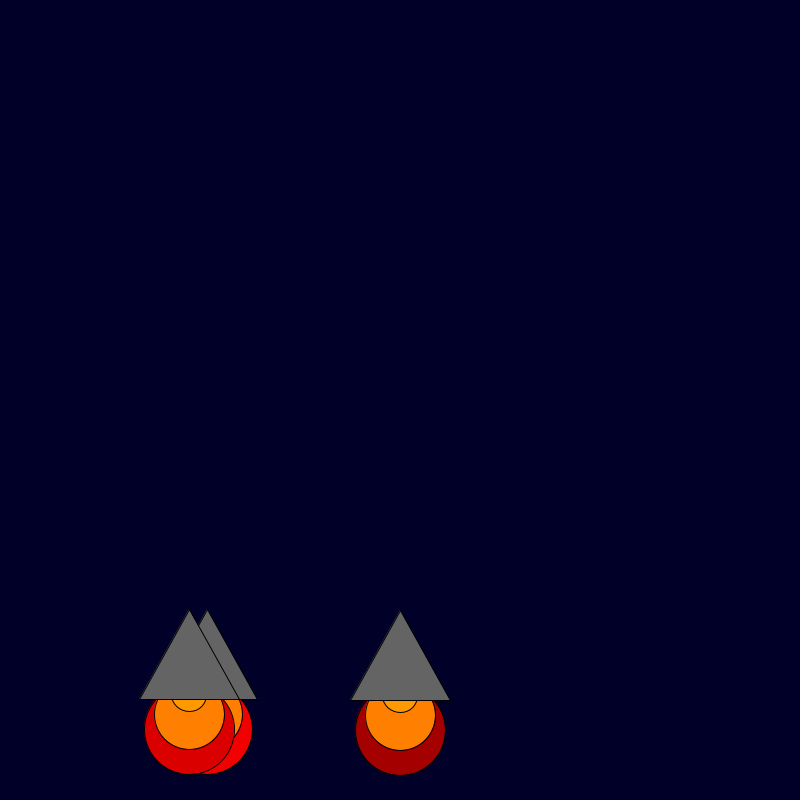
Frame 1 (no input)
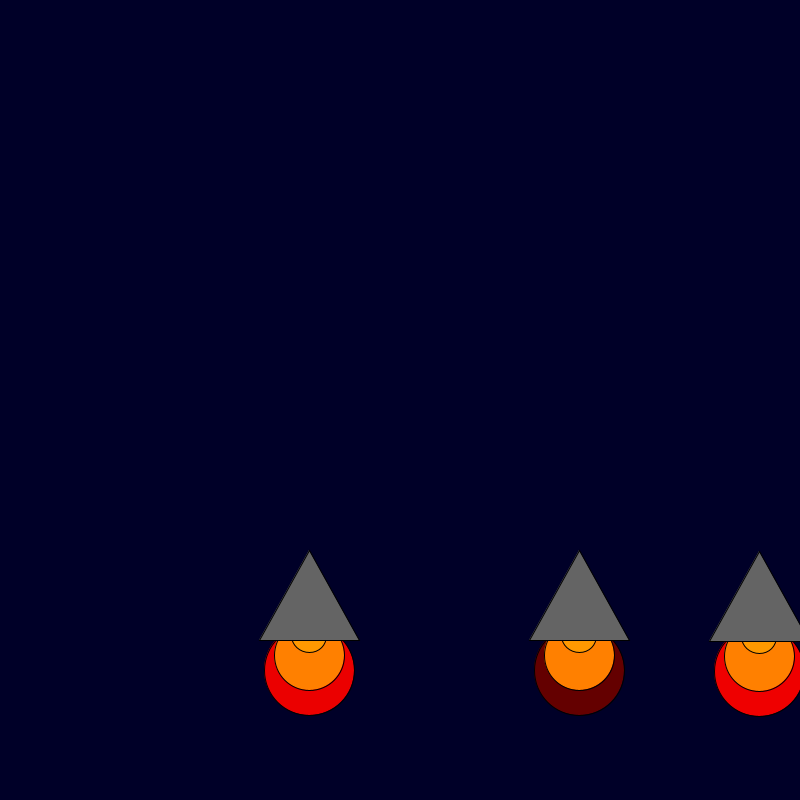
Frame 60 (the mouse pressed at the canvas centre just before this capture)
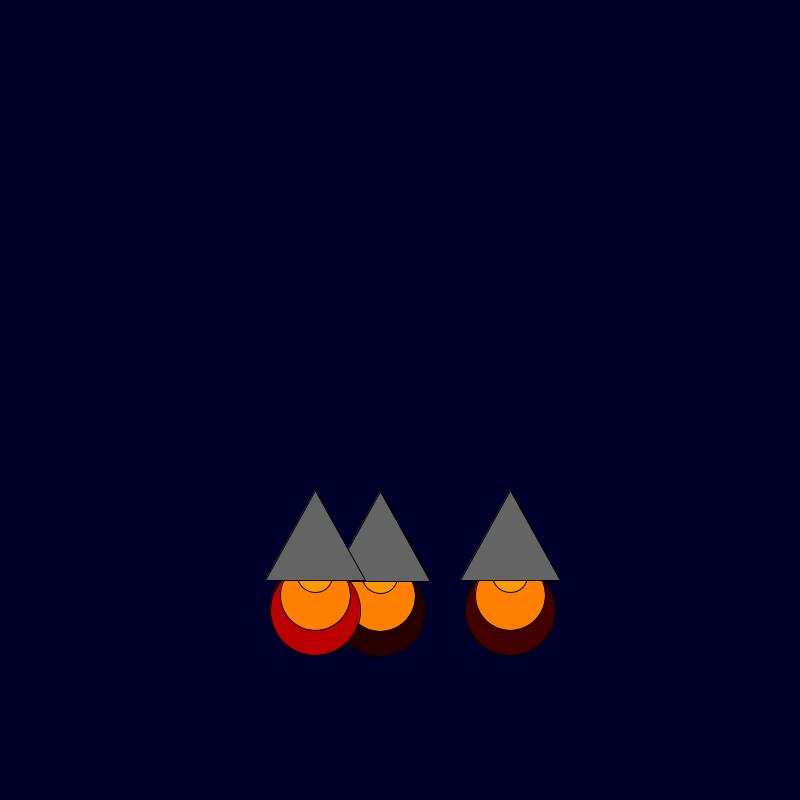
Frame 120 (the mouse held since frame 60 and released just before this capture)

The Processing sketch that drew these frames (run headless with seeded random() and noise(); from frame 60 on, the mouse is pressed at the canvas centre):

// Processing sketch: rocket_ship
// ── rocket_ship.pde
int x = 400; 
int y = 600; 
int speed = 1;

void setup() {
    size(800, 800);
    
}

void draw() {
  background(0, 0, 40); 
  
    fill(random(255), 0, 0);
    ellipse(x, y + 130, 90, 90);
    
    fill(255, 128, 0);
    ellipse(x, y + 115, 70, 70);
    
    fill(255, 153, 0);
    ellipse(x, y + 95, 35, 35);
    
    fill(100, 100, 100);
    triangle(x, y + 10, x + 50, y + 100, x - 50, y + 100);
    
     y = y - speed;
    speed = speed +0;
    
    x=(int)random(800)+0;
    
    
      fill(random(255), 0, 0);
    ellipse(x, y + 130, 90, 90);
    
    fill(255, 128, 0);
    ellipse(x, y + 115, 70, 70);
    
    fill(255, 153, 0);
    ellipse(x, y + 95, 35, 35);
    
    fill(100, 100, 100);
    triangle(x, y + 10, x + 50, y + 100, x - 50, y + 100);
    
   x=(int)random(800)+0;
    
    
      fill(random(255), 0, 0);
    ellipse(x, y + 130, 90, 90);
    
    fill(255, 128, 0);
    ellipse(x, y + 115, 70, 70);
    
    fill(255, 153, 0);
    ellipse(x, y + 95, 35, 35);
    
    fill(100, 100, 100);
    triangle(x, y + 10, x + 50, y + 100, x - 50, y + 100);
}
